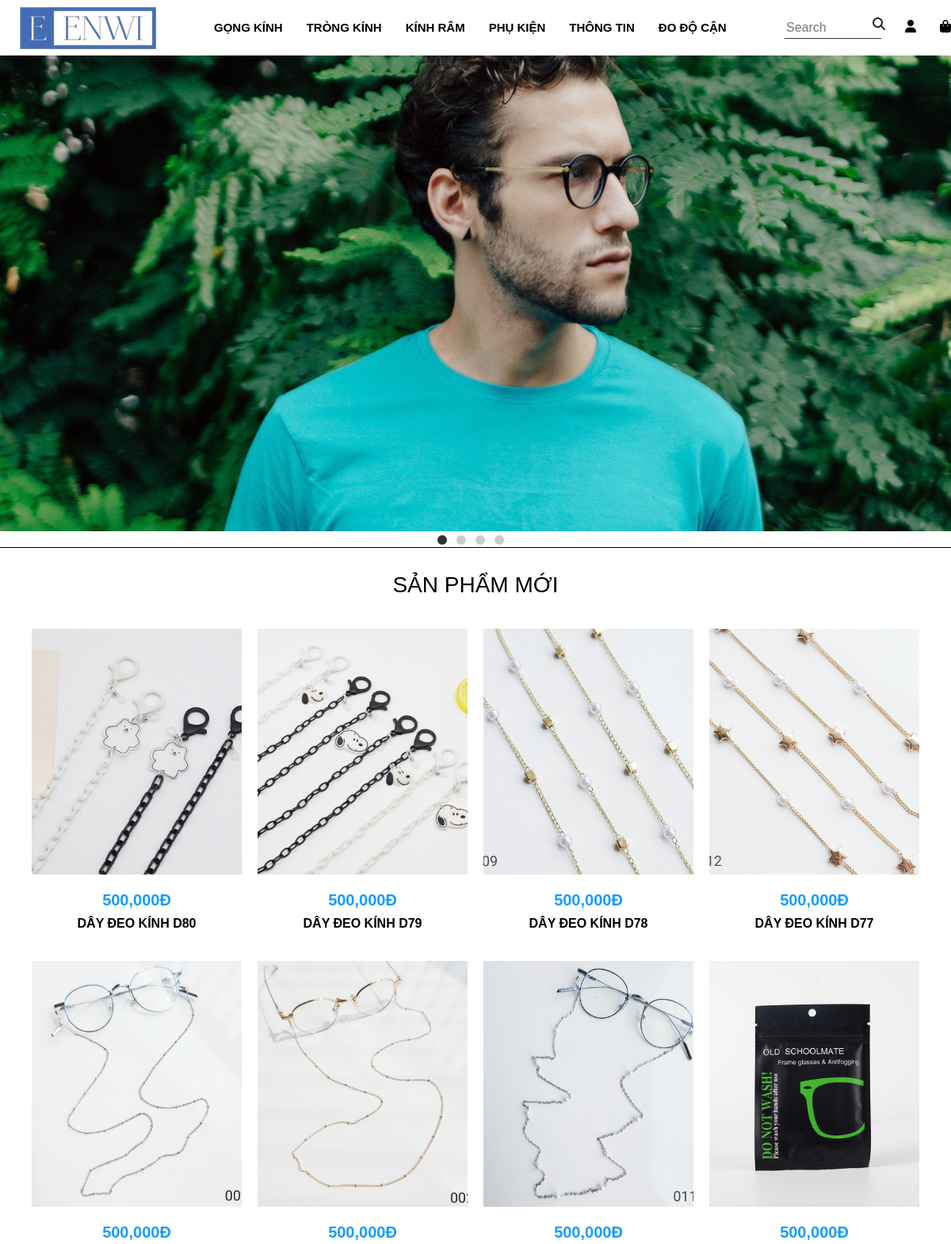
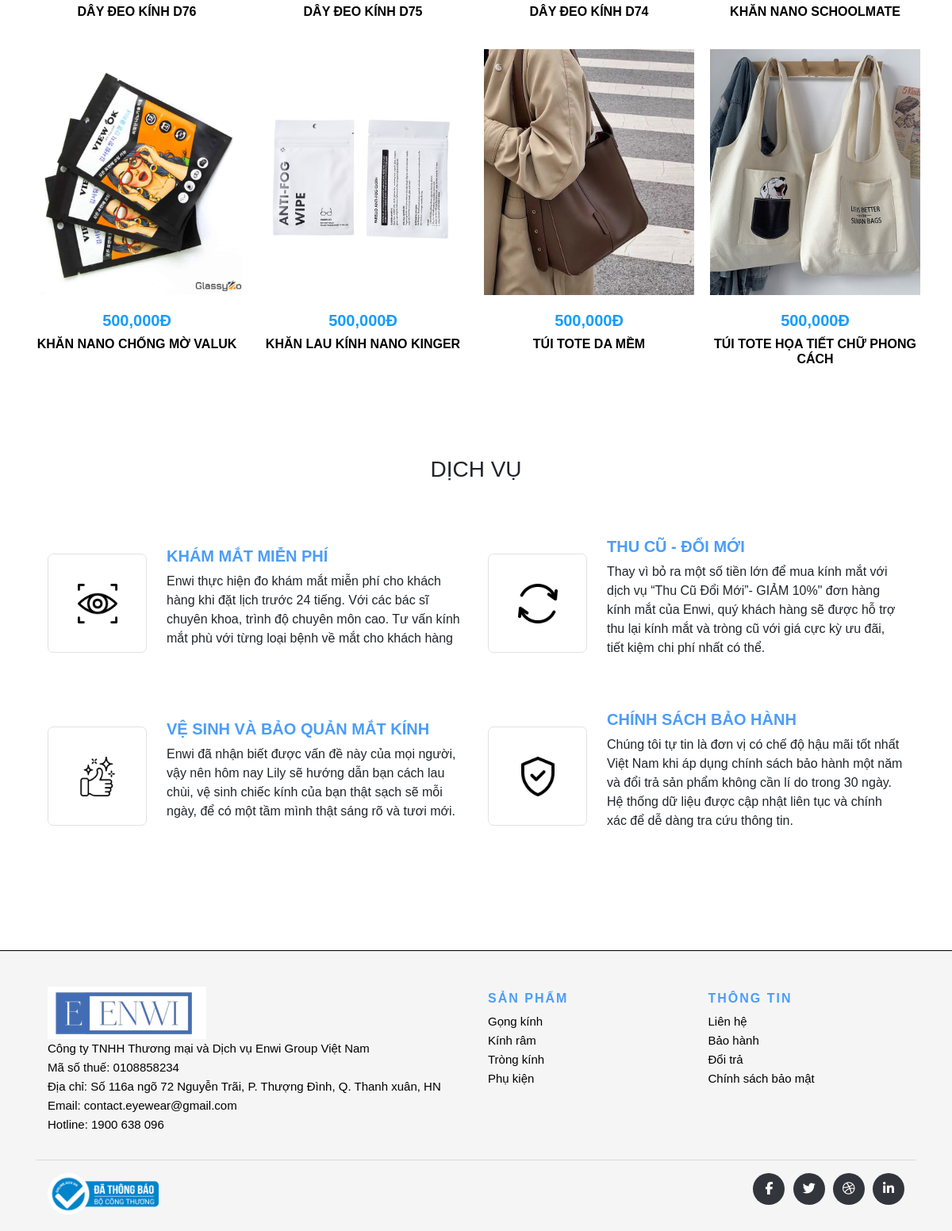
The page / on the database its author committed (2 pictures, top to bottom).
### tables this page shows
CREATE TABLE `anh` (
  `MaAnh` int(1) NOT NULL,
  `MaSP` varchar(20) NOT NULL,
  `TenAnh` text NOT NULL
);

CREATE TABLE `sanpham` (
  `MaSP` varchar(20) NOT NULL,
  `MaLoai` varchar(10) NOT NULL,
  `TenSP` varchar(100) NOT NULL,
  `SoLuong` int(11) NOT NULL,
  `ThuongHieu` varchar(50) NOT NULL,
  `GiaTien` int(11) NOT NULL,
  `ChatLieu` varchar(50) NOT NULL,
  `XuatXu` varchar(50) NOT NULL,
  `ThongSo` varchar(50) DEFAULT NULL
);

### application/controllers/index.php (called while the page is built, shortened)
<?php if ( ! defined('BASEPATH')) exit('No direct script access allowed');
class index extends CI_Controller {
	public function __construct()
	{
		$this->load->model('Model_index');
	}
	public function index()
	{
		$data = array(
			'result' => $this->Model_index->getNewProduct(),
		);
		return $this->load->view('index', $data);
	}
}

### index.php (called while the page is built, shortened)
<?php
require_once BASEPATH.'core/CodeIgniter.php';

### application/models/Model_index.php (called while the page is built, shortened)
<?php if ( ! defined('BASEPATH')) exit('No direct script access allowed');
class Model_index extends CI_Model {
	public function getNewProduct(){
		$sql = "SELECT sanpham.*, anh.* FROM `sanpham`, `anh` WHERE anh.MaSP = sanpham.MaSP ORDER BY sanpham.MaSP DESC LIMIT 12";
		$result = $this->db->query($sql);
		return $result->result_array();
	}
}

### application/views/index.php (the view, shortened to what this page needs)
<?php require(__DIR__.'/layouts/header.php'); ?>
<section id="Slide">
    <div class="aspect-ratio-169">
        <img src="<?php echo base_url('uploads/banner1.jpg'); ?>">
    </div>
    <div class="dot-container">
        <div class="dot active"></div>
        <div class="dot"></div>
        <div class="dot"></div>
        <div class="dot"></div>
    </div>
</section>
<section class="brand_section layout_padding2">
    <div class="container">
        <div class="brand_heading">
            <h3 class="custom_heading">
                SẢN PHẨM MỚI
            </h3>
        </div>
    </div>
    <div class="container-fluid brand_item-container">
        <?php foreach ($result as $key => $value): ?>
            <div class="brand_item-box">
                <div class="brand_img-box  item-1" style="background-image: url(<?php echo base_url('uploads/'.$value['TenAnh']); ?>)">
                </div>
                <div class="brand_detail-box">
                    <h5>
                        <span> <?php echo number_format($value['GiaTien']); ?>đ</span>
                    </h5>
                    <h6 class="">
                        <a style="color: black;" href="<?php echo base_url('san-pham/'.$value['MaSP']); ?>"><?php echo $value['TenSP']; ?></a>
                    </h6>
                </div>
            </div>
        <?php endforeach ?>
    </div>
</section>
<section class="service_section layout_padding">
    <div class="container">
        <h3 class="custom_heading" style="text-align: center; ">
            DỊCH VỤ
        </h3>
    </div>
    <div class="container ">
        <div class="row ">
            <div class="col-md-6 ">
                <div class="img_box ">
                    <img src="<?php echo base_url('uploads/service 1.png'); ?>" alt=" ">
                </div>
                <div class="detail_box ">
                    <h5>
                        KHÁM MẮT MIỄN PHÍ
                    </h5>
                    <p>
                        Enwi thực hiện đo khám mắt miễn phí cho khách hàng khi đặt lịch trước 24 tiếng. Với các bác sĩ chuyên khoa, trình độ chuyên môn cao. Tư vấn kính mắt phù với từng loại bệnh về mắt cho khách hàng
                    </p>
                </div>
            </div>
            <div class="col-md-6 ">
                <div class="img_box ">
                    <img src="<?php echo base_url('uploads/service 2.png'); ?>" alt=" ">
                </div>
                <div class="detail_box ">
                    <h5>
                        THU CŨ - ĐỔI MỚI
                    </h5>
                    <p>
                        Thay vì bỏ ra một số tiền lớn để mua kính mắt với dịch vụ “Thu Cũ Đổi Mới”- GIẢM 10%" đơn hàng kính mắt của Enwi, quý khách hàng sẽ được hỗ trợ thu lại kính mắt và tròng cũ với giá cực kỳ ưu đãi, tiết kiệm chi phí nhất có thể.
                    </p>
                </div>
            </div>
            <div class="col-md-6 ">
                <div class="img_box ">
                    <img src="<?php echo base_url('uploads/service 3.png'); ?>" alt=" ">
                </div>
                <div class="detail_box ">
                    <h5>
                        VỆ SINH VÀ BẢO QUẢN MẮT KÍNH
                    </h5>
                    <p>
                        Enwi đã nhận biết được vấn đề này của mọi người, vậy nên hôm nay Lily sẽ hướng dẫn bạn cách lau chùi, vệ sinh chiếc kính của bạn thật sạch sẽ mỗi ngày, để có một tầm mình thật sáng rõ và tươi mới.
                    </p>
                </div>
            </div>
            <div class="col-md-6 ">
                <div class="img_box ">
                    <img src="<?php echo base_url('uploads/service 4.png'); ?>" alt=" ">
                </div>
                <div class="detail_box ">
                    <h5>
                        CHÍNH SÁCH BẢO HÀNH
                    </h5>
                    <p>
                        Chúng tôi tự tin là đơn vị có chế độ hậu mãi tốt nhất Việt Nam khi áp dụng chính sách bảo hành một năm và đổi trả sản phẩm không cần lí do trong 30 ngày. Hệ thống dữ liệu được cập nhật liên tục và chính xác để dễ dàng tra cứu thông tin.
                    </p>
                </div>
            </div>
        </div>
    </div>
</section>
<?php require(__DIR__.'/layouts/footer.php'); ?>

### application/views/layouts/header.php (shortened to what this page needs)
<!DOCTYPE html>
<html lang="en">
<head>
    <link rel="stylesheet" href="<?php echo base_url('public/css/trangchu.css') ?>">
    <link rel="stylesheet" href="<?php echo base_url('public/css/bootstrap.css')?>">
</head>
<body>
    <header class="row">
        <div class="logo">
            <a href="<?php echo base_url(); ?>"><img src="<?php echo base_url('uploads/'); ?>logo.jpg"></a>
        </div>
        <div class="menu">
            <li><a href="cartegory.html">Gọng kính</a>
            </li>
            <li><a href="">Tròng kính</a>
            </li>
            <li><a href="">Kính râm</a></li>
            <li><a href="">Phụ kiện</a>
            </li>
            <li><a href="">Thông tin</a></li>
            <li><a href="">Đo độ cận</a></li>
        </div>
        <div class="others">
            <li>
                <form action="<?php echo base_url('tim-kiem/'); ?>">
                    <input placeholder="Search" type="text" name="s">
                    <i class="fa fa-search"></i>
                </form>
            </li>
            <li>
                <a class="fa fa-user" href="<?php echo base_url('khach-hang/'); ?>"></a>
            </li>
            <li>
                <a class="fa fa-shopping-bag " href="<?php echo base_url('gio-hang/'); ?>"></a>
            </li>
        </div>
    </header>

### application/views/layouts/footer.php (shortened to what this page needs)
    <footer class="site-footer">
        <div class="container">
            <div class="row">
                <div class="col-sm-12 col-md-6">
                    <img src="<?php echo base_url('uploads/logo.jpg'); ?>">
                    <p class="text-justify">Công ty TNHH Thương mại và Dịch vụ Enwi Group Việt Nam <br> Mã số thuế: 0108858234 <br> Địa chỉ: Số 116a ngõ 72 Nguyễn Trãi, P. Thượng Đình, Q. Thanh xuân, HN <br> Email: contact.eyewear@gmail.com<br> Hotline: 1900 638 096</p>
                </div>
                <div class="col-xs-6 col-md-3">
                    <h6>Sản phẩm</h6>
                    <ul class="footer-links">
                        <li><a href="">Gọng kính</a></li>
                        <li><a href="">Kính râm </a></li>
                        <li><a href="">Tròng kính</a></li>
                        <li><a href="">Phụ kiện</a></li>
                    </ul>
                </div>
                <div class="col-xs-6 col-md-3">
                    <h6>Thông tin</h6>
                    <ul class="footer-links">
                        <li><a href="http://scanfcode.com/about/">Liên hệ</a></li>
                        <li><a href="http://scanfcode.com/contact/">Bảo hành</a></li>
                        <li><a href="http://scanfcode.com/contribute-at-scanfcode/">Đổi trả</a></li>
                        <li><a href="http://scanfcode.com/privacy-policy/">Chính sách bảo mật</a></li>
                    </ul>
                </div>
            </div>
            <hr>
        </div>
        <div class="container">
            <div class="row">
                <div class="col-md-8 col-sm-6 col-xs-12">
                    <img src="<?php echo base_url('uploads/dangkybct.png'); ?>" width="140px">
                </div>
                <div class="col-md-4 col-sm-6 col-xs-12">
                    <ul class="social-icons">
                        <li><a class="facebook" href="#"><i class="fa fa-facebook"></i></a></li>
                        <li><a class="twitter" href="#"><i class="fa fa-twitter"></i></a></li>
                        <li><a class="dribbble" href="#"><i class="fa fa-dribbble"></i></a></li>
                        <li><a class="linkedin" href="#"><i class="fa fa-linkedin"></i></a></li>
                    </ul>
                </div>
            </div>
        </div>
    </footer>
</body>
</html>

### rows shown on the page
anh: TenAnh (picture), MaSP.GiaTien "500,000", MaSP.TenSP "DÂY ĐEO KÍNH D80"
anh: TenAnh (picture), MaSP.GiaTien "500,000", MaSP.TenSP "DÂY ĐEO KÍNH D79"
anh: TenAnh (picture), MaSP.GiaTien "500,000", MaSP.TenSP "DÂY ĐEO KÍNH D78"
anh: TenAnh (picture), MaSP.GiaTien "500,000", MaSP.TenSP "DÂY ĐEO KÍNH D77"
anh: TenAnh (picture), MaSP.GiaTien "500,000", MaSP.TenSP "DÂY ĐEO KÍNH D76"
anh: TenAnh (picture), MaSP.GiaTien "500,000", MaSP.TenSP "DÂY ĐEO KÍNH D75"
anh: TenAnh (picture), MaSP.GiaTien "500,000", MaSP.TenSP "DÂY ĐEO KÍNH D74"
anh: TenAnh (picture), MaSP.GiaTien "500,000", MaSP.TenSP "KHĂN NANO SCHOOLMATE"
anh: TenAnh (picture), MaSP.GiaTien "500,000", MaSP.TenSP "KHĂN NANO CHỐNG MỜ VALUK"
anh: TenAnh (picture), MaSP.GiaTien "500,000", MaSP.TenSP "KHĂN LAU KÍNH NANO KINGER"
anh: TenAnh (picture), MaSP.GiaTien "500,000", MaSP.TenSP "TÚI TOTE DA MỀM"
anh: TenAnh (picture), MaSP.GiaTien "500,000", MaSP.TenSP "TÚI TOTE HỌA TIẾT CHỮ PHONG CÁCH"
